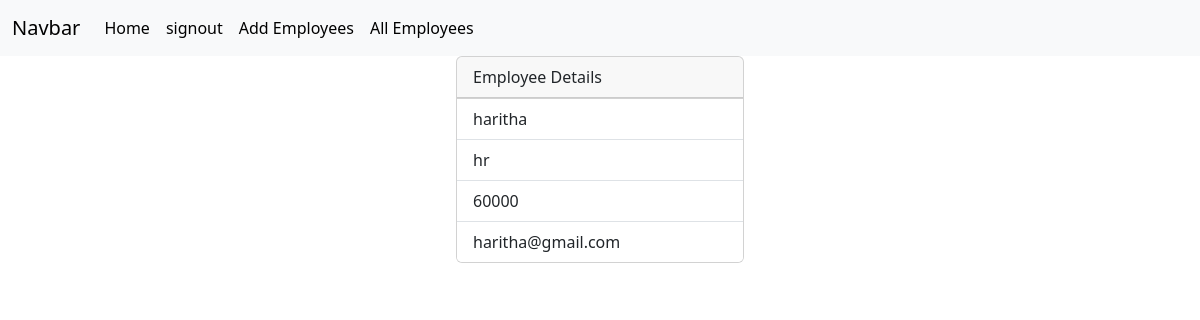
/employees/2 (signed in), run on the app's committed database.
### crm/models.py (models this page shows, shortened)
class Employees(models.Model):
    name=models.CharField(max_length=100)
    department=models.CharField(max_length=100)
    salary=models.PositiveIntegerField()
    email=models.EmailField(unique=True)
    age=models.PositiveIntegerField()
    contact=models.CharField(null=True,max_length=100)
    profile_pic=models.ImageField(upload_to="image",null=True,blank=True)
    dob=models.DateField(null=True,blank=True)

### crm/views.py (the view)
# urls.py: path("employees/<int:pk>",views.EmployeeDetailView.as_view(),name="emp-detail"),
@method_decorator(signin_required,name="dispatch")
class EmployeeDetailView(View):
    def get(self,request,*args,**kwargs):
        id=kwargs.get("pk")
        qs=Employees.objects.get(id=id)
        return render(request,"emp_detail.html",{"data":qs})

### crm/views.py (called while the page is built)
def signin_required(fn):
    def wrapper(request,*args,**kwargs):
        if not request.user.is_authenticated:
            messages.error(request,"invalid session")
            return redirect("signin")
        else:
            return fn(request,*args,**kwargs)
    return wrapper

### crm/templates/emp_detail.html (shortened to what this page needs)
{%extends 'base.html'%}
{%block body_block%}
<div class="container d-flex justify-content-center">
  <div>
      <div class="card" style="width: 18rem;">
          <div class="card-header">
            Employee Details
          </div>
          <ul class="list-group list-group-flush">
            <li class="list-group-item">{{data.name}}</li>
            <li class="list-group-item">{{data.department}}</li>
            <li class="list-group-item">{{data.salary}}</li>
            <li class="list-group-item">{{data.email}}</li>
          </ul>
        </div>
  </div>
 </div>
{%endblock%}

### data on the page
Employees: name "haritha", department "hr", salary "60000", email "haritha@gmail.com"
